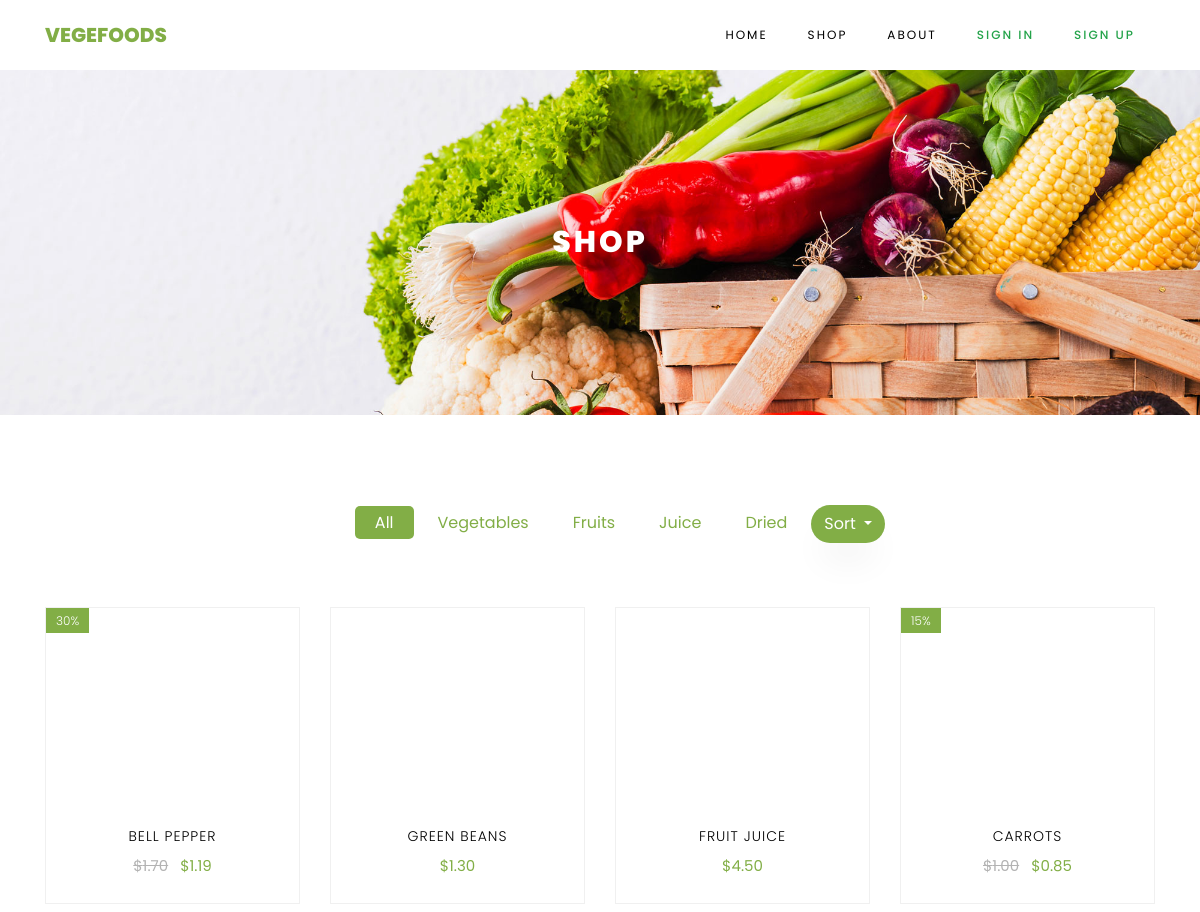
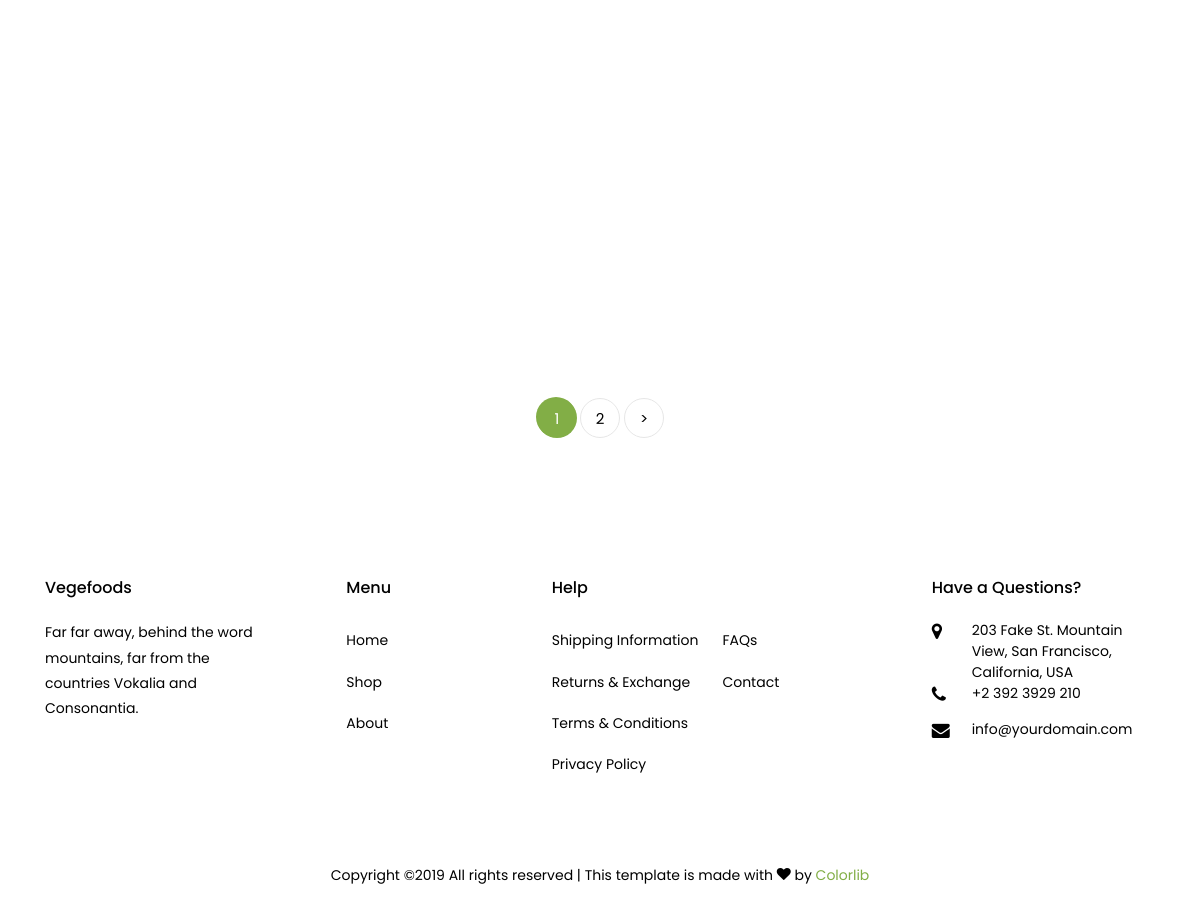
The app's page /shop/?orderby=rating with its own data (2 pictures, top to bottom).
### OnlineShop/apps/shop/models.py (models this page shows, shortened)
class Product(models.Model):
    PRODUCT_CATEGORY = (
        ('VEGETABLES', 'Vegetables'),
        ('FRUITS', 'Fruits'),
        ('JUICE', 'Juice'),
        ('DRIED', 'Dried'),
    )
    id = models.UUIDField(primary_key=True, default=uuid.uuid4, editable=False)
    category = models.CharField(max_length=15, choices=PRODUCT_CATEGORY)
    image = models.ImageField(upload_to='products', null=True, blank=True)
    title = models.CharField(max_length=150)
    description = models.TextField()
    price = models.DecimalField(max_digits=8, decimal_places=2, validators=[MinValueValidator(0)])
    discount = models.PositiveSmallIntegerField(default=0,
        validators=[MinValueValidator(0), MaxValueValidator(100)])
    rating = models.FloatField(
        validators=[MinValueValidator(1.0), MaxValueValidator(5.0)]
    )
    final_price = models.DecimalField(max_digits=8, decimal_places=2, default=0, editable=False)
    slug = models.SlugField(default="_", max_length=100)
    def get_absolute_url(self):
        return reverse('product', kwargs={'slug' : self.slug})

### OnlineShop/apps/shop/views.py (the view)
# urls.py: path('shop/', shop_view.as_view(), name='shop'),
class shop_view(ListView):
    model = Product
    paginate_by = 8
    template_name = 'shop.html'
    def get_queryset(self):
        category = self.request.GET.get('category', 'All')
        sort_order = self.request.GET.get('orderby', 'title')
        if category == 'All':
            return Product.objects.all().order_by(sort_order)
        else:
            return Product.objects.filter(category=category).order_by(sort_order)
    def get_context_data(self, *, object_list=None, **kwargs):
        context = super().get_context_data(**kwargs)
        context['categories'] = [("All", "All")]
        context['categories'].extend(Product.PRODUCT_CATEGORY)
        context['current_category'] = self.request.GET.get('category', 'All')
        context['sort_orders'] = [
            ('title', 'Title'),
            ('category', 'Category'),
            ('final_price', 'Price'),
            ('rating', 'Rating')
        ]
        context['current_sort_order'] = self.request.GET.get('orderby', 'title')
        return context

### OnlineShop/templates/shop.html (shortened to what this page needs)
{% extends "base.html" %}
{% load static %}
{% block content %}
    <main class="mb-3">
	    <div class="hero-wrap hero-bread" style="background-image: url('../static/images/bg_1.jpg');">
	      <div class="container">
	        <div class="row no-gutters slider-text align-items-center justify-content-center">
	          <div class="col-md-9 ftco-animate text-center">
	            <h1 class="mb-0 bread">Shop</h1>
	          </div>
	        </div>
	      </div>
	    </div>
	    <section class="ftco-section">
	    	<div class="container">
	    		<div class="row justify-content-center">
	    			<div class="col-md-10 mb-5 text-center">
	    				<ul class="product-category">
							{% for category in categories %}
		                        {% if category.0 == current_category %}
		                            <li><a href="?category={{ category.0 }}" class="active">{{ category.1 }}</a></li>
		                        {% else %}
		                            <li><a href="?category={{ category.0 }}">{{ category.1 }}</a></li>
		                        {% endif %}
	                    	{% endfor %}
				            <li class="btn-group">
				                <button class="btn dropdown-toggle text-white" style="background-color: #82AE46" data-toggle="dropdown" aria-haspopup="true" aria-expanded="false">
				                    Sort
				                </button>
				            </li>
	    				</ul>
	    			</div>
	    		</div>
	    		<div class="row">
	    			{% for product_elem in object_list  %}
	    			<div class="col-md-6 col-lg-3 ftco-animate">
	    				<div class="product">
	    					<a href="{{ product_elem.get_absolute_url }}" class="img-prod">
                                {% if product_elem.discount %}
                                <span class="status">{{ product_elem.discount }}%</span>
      							{% endif %}
	    					</a>
	    					<div class="text py-3 pb-4 px-3 text-center">
	    						<h3><a href="{{ product_elem.get_absolute_url }}">{{ product_elem.title }}</a></h3>
	    						<div class="d-flex">
	    							<div class="pricing">
			    						<p class="price">
							                {% if product_elem.final_price != product_elem.price %}
			    							<span class="mr-2 price-dc">${{ product_elem.price }}</span>
			    							{% endif %}
			    							<span class="price-sale">${{ product_elem.final_price }}</span>
			    						</p>
			    					</div>
		    					</div>
	    					</div>
	    				</div>
	    			</div>
	    			{% endfor %}
	    		</div>
	    		{% if is_paginated %}
	    		<div class="row mt-5">
		          <div class="col text-center">
		            <div class="block-27">
		              <ul>
                        {% for i in paginator.page_range %}
                            {% if page_obj.number == i %}
                            	<li class="active">
                            		<a href="?page={{ i }}">
                            			<span>{{ i }}</span>
                            		</a>
                            	</li>
                            {% else %}
                                <li>
                                    <a href="?page={{ i }}">
                                        {{ i }}
                                    </a>
                                </li>
                            {% endif %}
                        {% endfor %}
                        {% if page_obj.has_next %}
                        	<li>
                        		<a href="?page={{ page_obj.next_page_number }}" aria-label="Next">&gt;</a>
                        	</li>
                        {% endif %}
                   	  </ul>
	            	</div>
	          	  </div>
	          	</div>
            	{% endif %}
	    	</div>
	    </section>
    </main>
{% endblock content %}

### records on screen
Product: discount "30", title "BELL PEPPER", price "1.70", final_price "1.19"
Product: title "GREEN BEANS", final_price "1.30"
Product: title "FRUIT JUICE", final_price "4.50"
Product: discount "15", title "CARROTS", price "1.00", final_price "0.85"

### other values on screen
{{ category.1 }} "All"
{{ category.1 }} "Vegetables" "Fruits" "Juice" "Dried"
{{ i }} "1"
{{ i }} "2"
